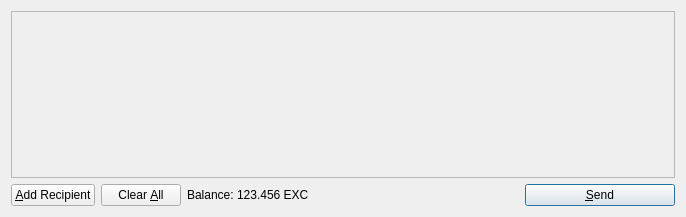
<?xml version="1.0" encoding="UTF-8"?>
<ui version="4.0">
 <class>SendCoinsDialog</class>
 <widget class="QDialog" name="SendCoinsDialog">
  <property name="geometry">
   <rect>
    <x>0</x>
    <y>0</y>
    <width>686</width>
    <height>217</height>
   </rect>
  </property>
  <property name="windowTitle">
   <string>Send Coins</string>
  </property>
  <layout class="QVBoxLayout" name="verticalLayout">
   <item>
    <widget class="QScrollArea" name="scrollArea">
     <property name="widgetResizable">
      <bool>true</bool>
     </property>
     <widget class="QWidget" name="scrollAreaWidgetContents">
      <property name="geometry">
       <rect>
        <x>0</x>
        <y>0</y>
        <width>666</width>
        <height>165</height>
       </rect>
      </property>
      <layout class="QVBoxLayout" name="verticalLayout_2">
       <property name="margin">
        <number>0</number>
       </property>
       <item>
        <layout class="QVBoxLayout" name="entries">
         <property name="spacing">
          <number>6</number>
         </property>
        </layout>
       </item>
       <item>
        <spacer name="verticalSpacer">
         <property name="orientation">
          <enum>Qt::Vertical</enum>
         </property>
         <property name="sizeHint" stdset="0">
          <size>
           <width>20</width>
           <height>40</height>
          </size>
         </property>
        </spacer>
       </item>
      </layout>
     </widget>
    </widget>
   </item>
   <item>
    <layout class="QHBoxLayout" name="horizontalLayout">
     <item>
      <widget class="QPushButton" name="addButton">
       <property name="toolTip">
        <string>Send to multiple recipients at once</string>
       </property>
       <property name="text">
        <string>&amp;Add Recipient</string>
       </property>
       <property name="icon">
        <iconset resource="../bitcoin.qrc">
         <normaloff>:/icons/add</normaloff>:/icons/add</iconset>
       </property>
       <property name="autoDefault">
        <bool>false</bool>
       </property>
      </widget>
     </item>
     <item>
      <widget class="QPushButton" name="clearButton">
       <property name="sizePolicy">
        <sizepolicy hsizetype="Minimum" vsizetype="Fixed">
         <horstretch>0</horstretch>
         <verstretch>0</verstretch>
        </sizepolicy>
       </property>
       <property name="toolTip">
        <string>Remove all transaction fields</string>
       </property>
       <property name="text">
        <string>Clear &amp;All</string>
       </property>
       <property name="icon">
        <iconset resource="../bitcoin.qrc">
         <normaloff>:/icons/remove</normaloff>:/icons/remove</iconset>
       </property>
       <property name="autoRepeatDelay">
        <number>300</number>
       </property>
       <property name="autoDefault">
        <bool>false</bool>
       </property>
      </widget>
     </item>
     <item>
      <layout class="QHBoxLayout" name="horizontalLayout_2">
       <property name="spacing">
        <number>3</number>
       </property>
       <item>
        <widget class="QLabel" name="label">
         <property name="text">
          <string>Balance:</string>
         </property>
        </widget>
       </item>
       <item>
        <widget class="QLabel" name="labelBalance">
         <property name="cursor">
          <cursorShape>IBeamCursor</cursorShape>
         </property>
         <property name="text">
          <string>123.456 EXC</string>
         </property>
         <property name="textInteractionFlags">
          <set>Qt::LinksAccessibleByMouse|Qt::TextSelectableByKeyboard|Qt::TextSelectableByMouse</set>
         </property>
        </widget>
       </item>
      </layout>
     </item>
     <item>
      <spacer name="horizontalSpacer">
       <property name="orientation">
        <enum>Qt::Horizontal</enum>
       </property>
       <property name="sizeHint" stdset="0">
        <size>
         <width>40</width>
         <height>20</height>
        </size>
       </property>
      </spacer>
     </item>
     <item>
      <widget class="QPushButton" name="sendButton">
       <property name="minimumSize">
        <size>
         <width>150</width>
         <height>0</height>
        </size>
       </property>
       <property name="toolTip">
        <string>Confirm the send action</string>
       </property>
       <property name="text">
        <string>&amp;Send</string>
       </property>
       <property name="icon">
        <iconset resource="../bitcoin.qrc">
         <normaloff>:/icons/send</normaloff>:/icons/send</iconset>
       </property>
       <property name="default">
        <bool>true</bool>
       </property>
      </widget>
     </item>
    </layout>
   </item>
  </layout>
 </widget>
 <resources>
  <include location="../bitcoin.qrc"/>
 </resources>
 <connections/>
</ui>
